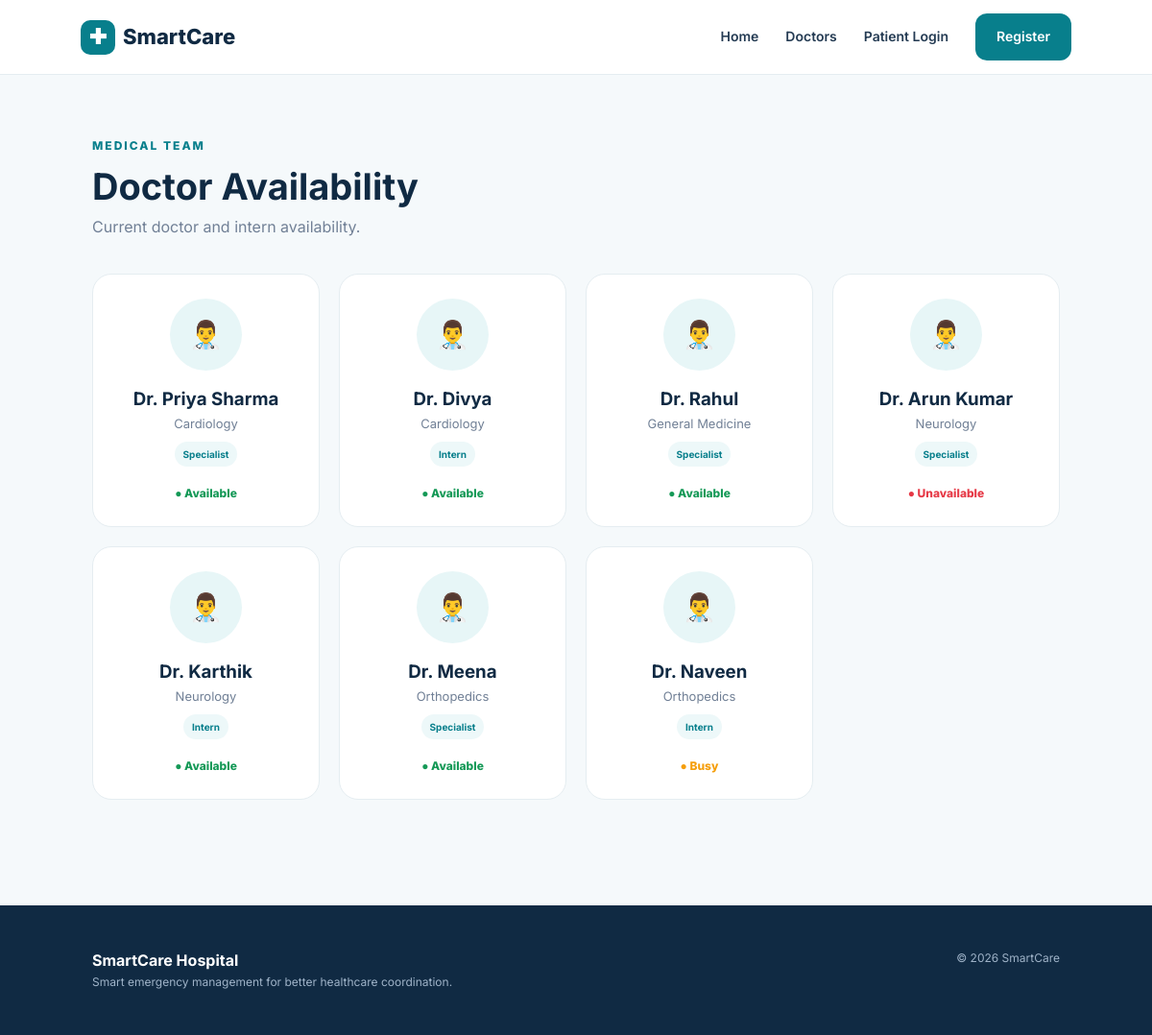
Page /doctors on the committed database.
### tables this page shows
CREATE TABLE doctors (

            id INTEGER PRIMARY KEY AUTOINCREMENT,

            name TEXT NOT NULL,

            department TEXT NOT NULL,

            doctor_type TEXT NOT NULL,

            phone TEXT,

            availability TEXT DEFAULT 'Available',

            emergency_duty INTEGER DEFAULT 1
        );

### app.py (the view)
@app.route("/doctors")
def doctors():
    db = get_db()
    try:
        doctors = db.execute(
            """
            SELECT *
            FROM doctors
            ORDER BY department
            """
        ).fetchall()
    except Exception as error:
        print("Doctor page error:", error)
        doctors = []
    db.close()
    return render_template(
        "doctors.html",
        doctors=doctors
    )

### database.py (called while the page is built)
def get_db():
    os.makedirs("database", exist_ok=True)
    connection = sqlite3.connect(DATABASE)
    connection.row_factory = sqlite3.Row
    return connection

### templates/doctors.html
{% extends "base.html" %}
{% block content %}
<div class="dashboard-container">
    <div class="dashboard-heading">
        <div>
            <span class="eyebrow">
                MEDICAL TEAM
            </span>
            <h1>
                Doctor Availability
            </h1>
            <p>
                Current doctor and intern availability.
            </p>
        </div>
    </div>
    <div class="doctor-grid">
    {% for doctor in doctors %}
        <div class="doctor-card">
            <div class="doctor-avatar large">
                👨‍⚕️
            </div>
            <h3>
                {{ doctor["name"] }}
            </h3>
            <p>
                {{ doctor["department"] }}
            </p>
            <span class="doctor-type">
                {{ doctor["doctor_type"] }}
            </span>
            {% if doctor["availability"] == "Available" %}
                <div class="availability available">
                    ● Available
                </div>
            {% elif doctor["availability"] == "Busy" %}
                <div class="availability busy">
                    ● Busy
                </div>
            {% else %}
                <div class="availability unavailable">
                    ● Unavailable
                </div>
            {% endif %}
        </div>
    {% endfor %}
    </div>
</div>
{% endblock %}

### templates/base.html (shortened to what this page needs)
<!DOCTYPE html>
<html lang="en">
<head>
    <link
        rel="stylesheet"
        href="{{ url_for(
            'static',
            filename='style.css'
        ) }}"
    >
</head>
<body>
<nav class="navbar">
    <a
        href="{{ url_for('index') }}"
        class="logo"
    >
        <span>✚</span>
        SmartCare
    </a>
    <div class="nav-links">
        <a href="{{ url_for('index') }}">
            Home
        </a>
        <a href="{{ url_for('doctors') }}">
            Doctors
        </a>
        {% if session.get("patient_id") %}
            <a
                href="{{ url_for(
                    'patient_dashboard'
                ) }}"
            >
                Dashboard
            </a>
            <a
                class="emergency-nav"
                href="{{ url_for('emergency') }}"
            >
                🚨 Emergency
            </a>
            <a href="{{ url_for('logout') }}">
                Logout
            </a>
        {% else %}
            <a
                href="{{ url_for('patient_login') }}"
            >
                Patient Login
            </a>
            <a
                class="nav-button"
                href="{{ url_for(
                    'patient_register'
                ) }}"
            >
                Register
            </a>
        {% endif %}
    </div>
</nav>
<main>
    {% block content %}
    {% endblock %}
</main>
<footer>
    <div>
        <strong>
            SmartCare Hospital
        </strong>
        <p>
            Smart emergency management
            for better healthcare coordination.
        </p>
    </div>
    <div>
        <p>
            © 2026 SmartCare
        </p>
    </div>
</footer>
</body>
</html>

### static/style.css (style rules this page uses)
* { margin: 0; padding: 0; box-sizing: border-box; }
:root { --primary: #087f8c; --primary-dark: #05616b; --navy: #102a43; --text: #243b53; --muted: #718096; --bg: #f5f9fb; --white: #ffffff; --border: #e5edf1; --red: #e63946; --green: #159957; --orange: #f59e0b; --shadow: 0 18px 50px rgba(16, 42, 67, 0.08); }
body { font-family: "Inter", sans-serif; background: var(--bg); color: var(--text); line-height: 1.6; }
a { text-decoration: none; color: inherit; }
.navbar { height: 78px; background: rgba(255,255,255,0.95); backdrop-filter: blur(15px); display: flex; align-items: center; justify-content: space-between; padding: 0 7%; border-bottom: 1px solid var(--border); position: sticky; top: 0; z-index: 100; }
.logo { font-size: 22px; font-weight: 800; color: var(--navy); display: flex; align-items: center; }
.logo span { width: 36px; height: 36px; margin-right: 8px; border-radius: 10px; background: var(--primary); color: white; display: flex; align-items: center; justify-content: center; }
.nav-links { display: flex; align-items: center; gap: 28px; }
.nav-links a { font-size: 14px; font-weight: 600; color: var(--text); }
.nav-button, .primary-button { display: inline-flex; justify-content: center; align-items: center; padding: 13px 22px; border-radius: 12px; background: var(--primary); color: white !important; border: none; font-weight: 700; cursor: pointer; transition: 0.25s; }
.badge, .eyebrow { color: var(--primary); font-size: 12px; font-weight: 800; letter-spacing: 2px; }
.dashboard-container { padding: 60px 8%; }
.dashboard-heading { display: flex; justify-content: space-between; align-items: center; gap: 30px; margin-bottom: 35px; }
.dashboard-heading h1 { font-size: 38px; color: var(--navy); }
.dashboard-heading p { color: var(--muted); }
.profile-avatar, .doctor-avatar { width: 55px; height: 55px; border-radius: 50%; background: #e7f6f7; color: var(--primary); display: flex; align-items: center; justify-content: center; font-size: 20px; font-weight: 800; }
.doctor-grid { display: grid; grid-template-columns: repeat(4, 1fr); gap: 20px; }
.doctor-card { background: white; border: 1px solid var(--border); padding: 25px; border-radius: 20px; text-align: center; }
.doctor-avatar.large { width: 75px; height: 75px; margin: auto; font-size: 28px; }
.doctor-card h3 { margin-top: 15px; color: var(--navy); }
.doctor-card p { color: var(--muted); font-size: 13px; }
.doctor-type { display: inline-block; margin-top: 8px; padding: 5px 9px; border-radius: 20px; background: #edf8f9; color: var(--primary); font-size: 10px; font-weight: 700; }
.availability { margin-top: 18px; font-size: 12px; font-weight: 800; }
.availability.available { color: var(--green); }
.availability.busy { color: var(--orange); }
.availability.unavailable { color: var(--red); }
footer { margin-top: 50px; padding: 45px 8%; background: #102a43; color: white; display: flex; justify-content: space-between; }
footer p { color: #9fb3c8; font-size: 12px; }

### rows in the picture
doctors: name "Dr. Priya Sharma", department "Cardiology", doctor_type "Specialist", availability "● Available"
doctors: name "Dr. Divya", department "Cardiology", doctor_type "Intern", availability "● Available"
doctors: name "Dr. Rahul", department "General Medicine", doctor_type "Specialist", availability "● Available"
doctors: name "Dr. Arun Kumar", department "Neurology", doctor_type "Specialist", availability "● Unavailable"
doctors: name "Dr. Karthik", department "Neurology", doctor_type "Intern", availability "● Available"
doctors: name "Dr. Meena", department "Orthopedics", doctor_type "Specialist", availability "● Available"
doctors: name "Dr. Naveen", department "Orthopedics", doctor_type "Intern", availability "● Busy"
